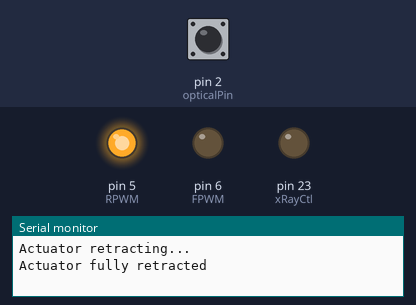
Bench run of a sketch on a simulated Arduino Mega 2560, built with avr-gcc and run on an emulated ATmega2560. On the bench: output pins drawn as LEDs (lit = HIGH), the last lines printed to the serial monitor. The test bench sets the inputs (shaded band); at power-on: pin 2 (opticalPin) HIGH.

Above: at 0.1 s.
At 10.1 s:
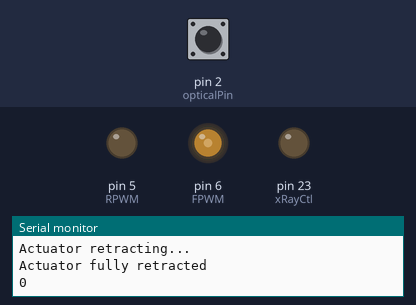
Timing chart, 0 to 11.6 s (numbered marks = the images above):
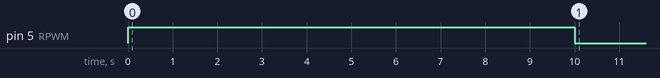

The sketch:

acurator_test.ino
```cpp
/* Firgelli Automations
 *
 * Program enables momentary direction control of actuator using push button
 */

#include <elapsedMillis.h>
elapsedMillis timeElapsed;

// pin map
int FPWM = 6;
int RPWM = 5;
int opticalPin = 2;   // encoder
// int switchPin = 3;    // control switch
int frontSw = 18;
int sampleInSw = 19;
int sampleOutSw = 20;
int xRayCtl = 23;

volatile long lastDebounceTime_0=0; //timer for when interrupt was triggered
#define falsepulseDelay 20 //noise pulse time, if too high, ISR will miss pulses.

int Speed = 255;   //Full speed for actuator

int Direction; //-1 retracting, 0 stopped, 1 is extending

int counter =0;
int prev_Counter = -1;
int prevCounter =0;
int extensionCount = 0;
int retractionCount = 0;
int pulseTotal =0;
int forwardSpeed = 100;
int backwardSpeed = 255;

int sampleNum = 3; // number of samples

void setup() {
  // Set DI/O pins
  pinMode(FPWM, OUTPUT);
  pinMode(RPWM, OUTPUT);
  pinMode(opticalPin, INPUT_PULLUP);
  // pinMode(switchPin, INPUT_PULLUP);
  pinMode(frontSw, INPUT_PULLUP);
  pinMode(sampleInSw, INPUT_PULLUP);
  pinMode(sampleOutSw, INPUT_PULLUP);
  pinMode(xRayCtl, OUTPUT);

  Serial.begin(9600);

  //Interrup for optical encoder
  attachInterrupt(digitalPinToInterrupt(opticalPin), count, RISING);

  //Interrup for door detection
  // attachInterrupt(digitalPinToInterrupt(frontSw), )

  //Actuator Retract to original position
  Serial.println("Actuator retracting...");
  Direction = -1;
  driveActuator(-1, 255);
  Serial.println("Actuator fully retracted");
  delay(10000);

  counter = 0;
  Direction = 1;
  driveActuator(1, 100);
}

void loop(){
  Serial.println(counter);
  delay(500);

}

//This function moves the actuator to one of its limits
void moveTillLimit(int Direction, int Speed){
  counter = 0; //reset counter variables
  prevCounter = 0;

  do {
        prevCounter = counter;
        timeElapsed = 0;
        while(timeElapsed < 200){ //keep moving until counter remains the same for a short duration of time
          driveActuator(Direction, Speed);
        }
  } while(compareCounter(prevCounter, counter)); //loop until all counts remain the same
}

bool compareCounter(volatile int prevCounter, volatile int counter){
  bool areUnequal = true;

  if(prevCounter == counter){
      areUnequal = false;
  }
  else{ //if even one pair of elements are unequal the entire function returns true
      areUnequal = true;
  }
  return areUnequal;
}

void driveActuator(int Direction, int Speed){
  switch(Direction){
    case 1:       //extension
      analogWrite(FPWM, Speed);
      analogWrite(RPWM, 0);
      break;

    case 0:       //stopping
      analogWrite(FPWM, 0);
      analogWrite(RPWM, 0);
      break;

    case -1:      //retraction
      analogWrite(FPWM, 0);
      analogWrite(RPWM, Speed);
      break;
  }
}

void count(){
  //This interrupt function increments a counter corresponding to changes in the optical pin status
  counter += Direction;
}

// void doorOpened() {

// }
```
